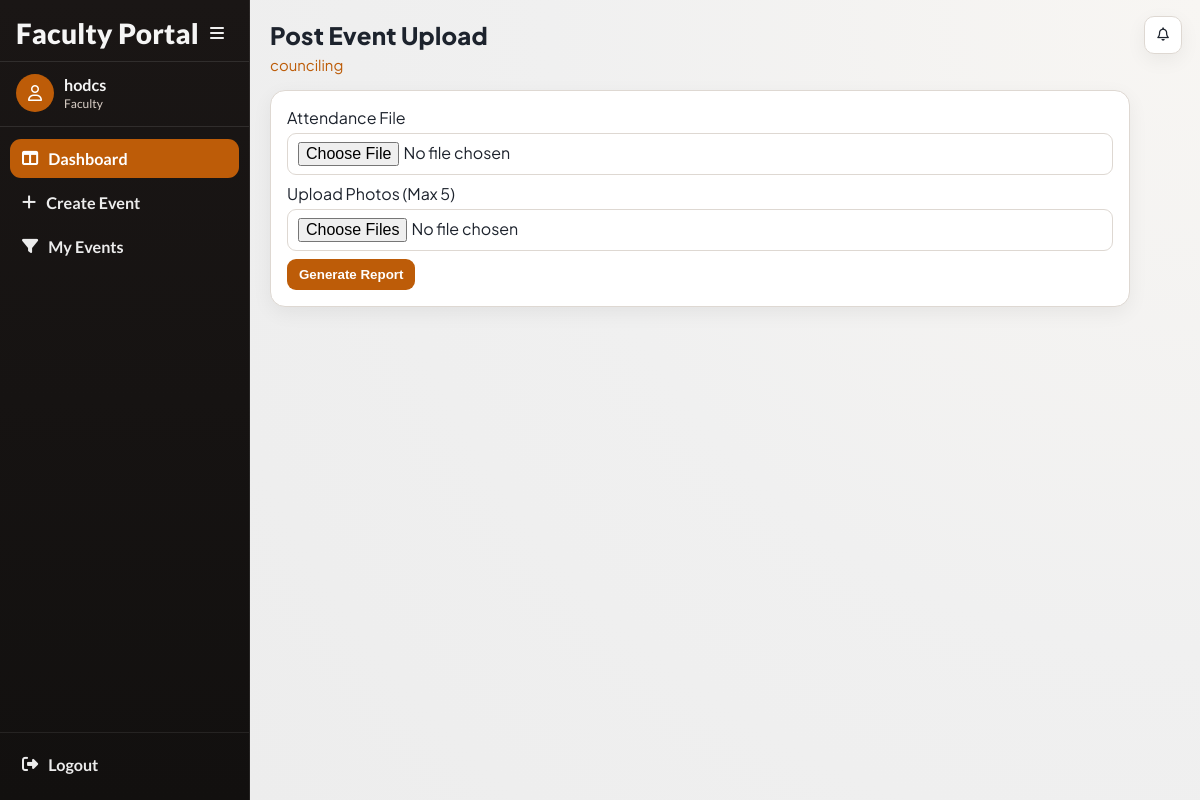
Screenshot of /events/post-upload/6/ (signed in) with the database file from the repository.
### accounts/models.py (models this page shows, shortened)
class User(AbstractUser):
    ROLE_CHOICES = (
        ('faculty', 'Faculty'),
        ('principal', 'Principal'),
        ('admin', 'Admin'),
    )
    SUB_ROLE_CHOICES = (
        ('hod', 'HOD'),
        ('nss', 'NSS In-Charge'),
        ('ncc', 'NCC In-Charge'),
        ('union', 'Union In-Charge'),
        ('other', 'Other In-Charge'),
    )
    role = models.CharField(max_length=20, choices=ROLE_CHOICES)
    sub_role = models.CharField(
        max_length=20,
        choices=SUB_ROLE_CHOICES,
        blank=True,
        null=True
    )
    department = models.ForeignKey(
    'events.Department',
    on_delete=models.SET_NULL,
    null=True,
    blank=True
    )

### events/models.py (models this page shows, shortened)
class Event(models.Model):
    CATEGORY_CHOICES = (
        ('department', 'Department'),
        ('nss', 'NSS'),
        ('ncc', 'NCC'),
        ('union', 'Union'),
        ('other', 'Other'),
    )
    PARTICIPATION_CHOICES = (
        ('boys', 'Boys'),
        ('girls', 'Girls'),
        ('mixed', 'Mixed'),
    )
    STATUS_CHOICES = (
        ('pending', 'Pending Approval'),
        ('approved', 'Approved'),
        ('rejected', 'Rejected'),
        ('completed', 'Completed'),
        ('verified', 'Verified'),
        ('cancelled', 'Cancelled'),
    )
    title = models.CharField(max_length=200)
    category = models.CharField(max_length=20, choices=CATEGORY_CHOICES)
    created_by = models.ForeignKey(
        settings.AUTH_USER_MODEL,
        on_delete=models.CASCADE
    )
    department = models.ForeignKey(
    Department,
    on_delete=models.SET_NULL,
    null=True,
    blank=True
    )
    participation_type = models.CharField(
        max_length=20,
        choices=PARTICIPATION_CHOICES
    )
    chief_guest = models.CharField(max_length=200, blank=True, null=True)
    budget = models.DecimalField(max_digits=10, decimal_places=2)
    venue = models.ForeignKey(
    Venue,
    on_delete=models.PROTECT
    )
    start_date = models.DateField()
    end_date = models.DateField()
    start_time = models.TimeField(null=True, blank=True)
    end_time = models.TimeField(null=True, blank=True)
    description = models.TextField()
    tags = models.ManyToManyField(Tag, blank=True)
    status = models.CharField(
        max_length=20,
        choices=STATUS_CHOICES,
        default='pending'
    )
    principal_remark = models.TextField(blank=True, null=True)
    created_at = models.DateTimeField(auto_now_add=True)
    report_text = models.TextField(blank=True, null=True)
    attendance_file = models.FileField(
        upload_to='attendance/',
        blank=True,
        null=True
    )
    completed_at = models.DateTimeField(blank=True, null=True)

### events/views.py (the view, shortened to what this page needs)
@login_required(login_url='/login/')
def post_event_upload(request, event_id):
    event = get_object_or_404(Event, id=event_id)
    if event.status == 'cancelled':
        messages.error(request, "This event has been cancelled.")
        return redirect('faculty_dashboard')
    if event.created_by != request.user:
        return redirect('faculty_dashboard')
    today = timezone.now().date()
    if event.end_date > today:
        messages.error(request, "You can upload post-event details only after the event is completed.")
        return redirect('faculty_dashboard')
    return render(request, 'events/post_upload.html', {
        'event': event,
        'active_nav': 'faculty-dashboard',
    })

### events/templates/events/post_upload.html (shortened to what this page needs)
{% extends "base.html" %}
{% block page_title %}Post Event Upload{% endblock %}
{% block page_subtitle %}{{ event.title }}{% endblock %}
{% block content %}
<section class="panel" style="max-width: 860px;">
    <form method="post" enctype="multipart/form-data">
        <label for="attendance_file">Attendance File</label>
        <input id="attendance_file" type="file" name="attendance_file">
        <label for="images">Upload Photos (Max 5)</label>
        <input id="images" type="file" name="images" multiple>
        <button class="btn" type="submit" name="generate_report">Generate Report</button>
    </form>
</section>
{% endblock %}

### accounts/templates/base.html (shortened to what this page needs)
<!DOCTYPE html>
<html lang="en">
<head>
    <link rel="stylesheet" href="https://cdnjs.cloudflare.com/ajax/libs/font-awesome/6.5.2/css/all.min.css">
</head>
<body class="{% if request.user.is_authenticated %}has-sidebar{% endif %}">
    <div class="app">
        {% if request.user.is_authenticated %}
            <aside class="sidebar">
                <div class="sidebar-head">
                    <div class="brand">
                        {% if request.user.role == "principal" %}
                            Principal Portal
                        {% elif request.user.role == "faculty" %}
                            Faculty Portal
                        {% else %}
                            Event Portal
                        {% endif %}
                    </div>
                    <button class="collapse-toggle" id="sidebarCollapseToggle" type="button">
                        <i class="fa-solid fa-bars"></i>
                    </button>
                </div>
                <div class="sidebar-user">
                    <div class="avatar"><i class="fa-regular fa-user"></i></div>
                    <div class="user-meta">
                        <div class="user-name">{{ request.user.get_full_name|default:request.user.username }}</div>
                        <div class="user-role">{{ request.user.get_role_display|default:"User" }}</div>
                    </div>
                </div>
                <ul class="nav-list">
                    {% if request.user.role == "principal" %}
                        <li><a class="nav-link {% if active_nav == 'principal-dashboard' or request.resolver_match.url_name == 'principal_dashboard' %}active{% endif %}" href="{% url 'principal_dashboard' %}" title="Dashboard"><i class="fa-solid fa-table-columns"></i><span class="nav-text">Dashboard</span></a></li>
                        <li><a class="nav-link {% if active_nav == 'principal-pending' or request.resolver_match.url_name == 'principal_pending_events' %}active{% endif %}" href="{% url 'principal_pending_events' %}" title="Pending Approvals"><i class="fa-regular fa-clock"></i><span class="nav-text">Pending Approvals</span></a></li>
                        <li><a class="nav-link {% if active_nav == 'principal-approved' or request.resolver_match.url_name == 'principal_approved_events' %}active{% endif %}" href="{% url 'principal_approved_events' %}" title="Approved Events"><i class="fa-regular fa-circle-check"></i><span class="nav-text">Approved Events</span></a></li>
                        <li><a class="nav-link {% if active_nav == 'principal-verify' or request.resolver_match.url_name == 'principal_verify_list' %}active{% endif %}" href="{% url 'principal_verify_list' %}" title="Verify Events"><i class="fa-solid fa-list-check"></i><span class="nav-text">Verify Events</span></a></li>
                        <li><a class="nav-link {% if active_nav == 'principal-rejected' or request.resolver_match.url_name == 'principal_rejected_events' %}active{% endif %}" href="{% url 'principal_rejected_events' %}" title="Rejected Events"><i class="fa-regular fa-circle-xmark"></i><span class="nav-text">Rejected Events</span></a></li>
                        <li><a class="nav-link {% if active_nav == 'principal-all' or request.resolver_match.url_name == 'view_all_events' %}active{% endif %}" href="{% url 'view_all_events' %}" title="All Events"><i class="fa-regular fa-calendar-days"></i><span class="nav-text">All Events</span></a></li>
                        <li><a class="nav-link {% if active_nav == 'principal-analytics' or request.resolver_match.url_name == 'analytics_dashboard' %}active{% endif %}" href="{% url 'analytics_dashboard' %}" title="Analytics"><i class="fa-solid fa-chart-line"></i><span class="nav-text">Analytics</span></a></li>
                    {% elif request.user.role == "faculty" %}
                        <li><a class="nav-link {% if active_nav == 'faculty-dashboard' or request.resolver_match.url_name == 'faculty_dashboard' %}active{% endif %}" href="{% url 'faculty_dashboard' %}" title="Dashboard"><i class="fa-solid fa-table-columns"></i><span class="nav-text">Dashboard</span></a></li>
                        <li><a class="nav-link " href="{% url 'create_event' %}" title="Create Event"><i class="fa-solid fa-plus"></i><span class="nav-text">Create Event</span></a></li>
                        <li><a class="nav-link " href="{% url 'faculty_filter_events' %}" title="My Events"><i class="fa-solid fa-filter"></i><span class="nav-text">My Events</span></a></li>
                    {% endif %}
                </ul>
                <div class="sidebar-foot">
                    <a class="nav-link" href="{% url 'logout' %}" title="Logout">
                        <i class="fa-solid fa-right-from-bracket"></i>
                        <span class="nav-text">Logout</span>
                    </a>
                </div>
            </aside>
            <div class="notif-fab" id="notifFab">
                <div style="position:relative;">
                    <button class="nav-icon-btn" id="notifToggle" type="button" aria-label="Notifications">
                        <i class="fa-regular fa-bell"></i>
                    </button>
                </div>
            </div>
        {% endif %}
        <main class="main">
            <header class="page-head">
                <h1 class="page-title">{% block page_title %}College Event System{% endblock %}</h1>
                <p class="page-subtitle">{% block page_subtitle %}{% endblock %}</p>
            </header>
            {% block content %}{% endblock %}
        </main>
    </div>
</body>
</html>

### accounts/templates/base.html (style rules this page uses)
:root { --bg: #f3f3f3; --sidebar-1: #1a1615; --sidebar-2: #12100f; --surface: #ffffff; --surface-muted: #f7f4f1; --line: #ded8d2; --text: #1d232d; --text-soft: #6f7a85; --accent: #bd5c08; --accent-soft: #f9e8da; --success: #0f9b72; --danger: #d13f4b; --radius: 15px; --shadow: 0 6px 20px rgba(13, 13, 13, 0.06); }
* { box-sizing: border-box; }
body { margin: 0; font-family: "Plus Jakarta Sans", sans-serif; background: radial-gradient(circle at top right, #f8f6f3 0, #f0f0f0 45%, #ececec 100%); color: var(--text); }
a { color: inherit; text-decoration: none; }
.app { min-height: 100vh; }
.sidebar { position: fixed; top: 0; left: 0; z-index: 40; width: 250px; height: 100vh; background: linear-gradient(180deg, var(--sidebar-1) 0%, var(--sidebar-2) 100%); color: #f5f5f5; display: flex; flex-direction: column; border-right: 1px solid rgba(255, 255, 255, 0.08); transition: transform .25s ease, width .25s ease; font-family: "Lato", sans-serif; }
.sidebar-head { display: flex; align-items: center; justify-content: space-between; padding: 17px 16px 12px; border-bottom: 1px solid rgba(255, 255, 255, 0.1); }
.brand { font-size: 28px; font-weight: 800; line-height: 1; letter-spacing: .2px; transition: opacity .2s ease; }
.collapse-toggle { border: none; background: transparent; color: #efefef; width: 32px; height: 32px; border-radius: 8px; cursor: pointer; display: grid; place-items: center; font-size: 16px; }
.sidebar-user { display: flex; align-items: center; gap: 10px; padding: 12px 16px 14px; border-bottom: 1px solid rgba(255, 255, 255, 0.1); }
.avatar { width: 38px; height: 38px; border-radius: 50%; background: var(--accent); color: #fff; display: grid; place-items: center; font-size: 16px; }
.user-name { font-weight: 700; font-size: 1.01rem; line-height: 1.2; }
.user-role { font-size: 12px; color: #dbd0c8; margin-top: 2px; }
.nav-list { list-style: none; padding: 12px 10px; margin: 0; display: grid; gap: 5px; }
.nav-link { display: flex; align-items: center; gap: 10px; padding: 10px 12px; border-radius: 11px; color: #ececec; font-weight: 700; font-size: 1.01rem; transition: all .2s ease; }
.nav-link.active { background: var(--accent); color: #fff; }
.sidebar-foot { margin-top: auto; padding: 12px 10px 16px; border-top: 1px solid rgba(255, 255, 255, 0.08); }
.main { margin-left: 0; min-height: 100vh; padding: 20px; transition: margin-left .25s ease; }
body.has-sidebar .main { margin-left: 250px; }
.notif-fab { position: fixed; top: 16px; right: 18px; z-index: 50; display: none; }
.nav-icon-btn { position: relative; display: inline-grid; place-items: center; width: 38px; height: 38px; border-radius: 10px; border: 1px solid var(--line); background: #fff; color: var(--text); cursor: pointer; box-shadow: var(--shadow); }
.page-head { margin-bottom: 16px; }
.page-title { margin: 0; font-size: clamp(1.35rem, 2vw, 1.95rem); font-weight: 800; letter-spacing: 0.2px; }
.page-subtitle { margin: 6px 0 0; color: var(--accent); font-size: .93rem; }
.panel { background: var(--surface); border: 1px solid var(--line); border-radius: var(--radius); box-shadow: var(--shadow); padding: 16px; }
.btn { border: none; border-radius: 9px; background: var(--accent); color: #fff; padding: 8px 12px; font-weight: 700; cursor: pointer; }
form { margin: 0; }
input, select, textarea { width: 100%; margin-top: 5px; margin-bottom: 8px; padding: 8px 10px; border-radius: 9px; border: 1px solid var(--line); background: #fff; font: inherit; color: var(--text); }

### rows the page displays
User: user.get_full_name "hodcs", user.role "Faculty"
Event: title "counciling"
